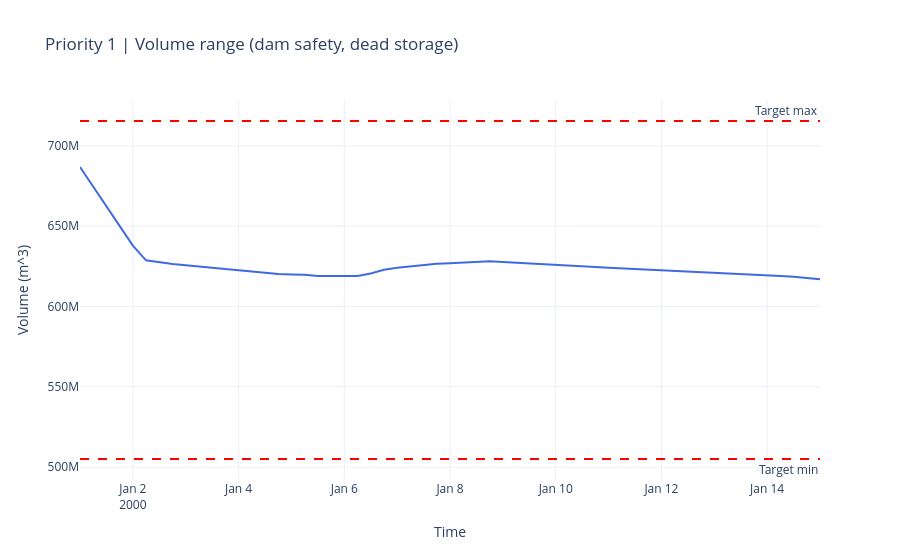
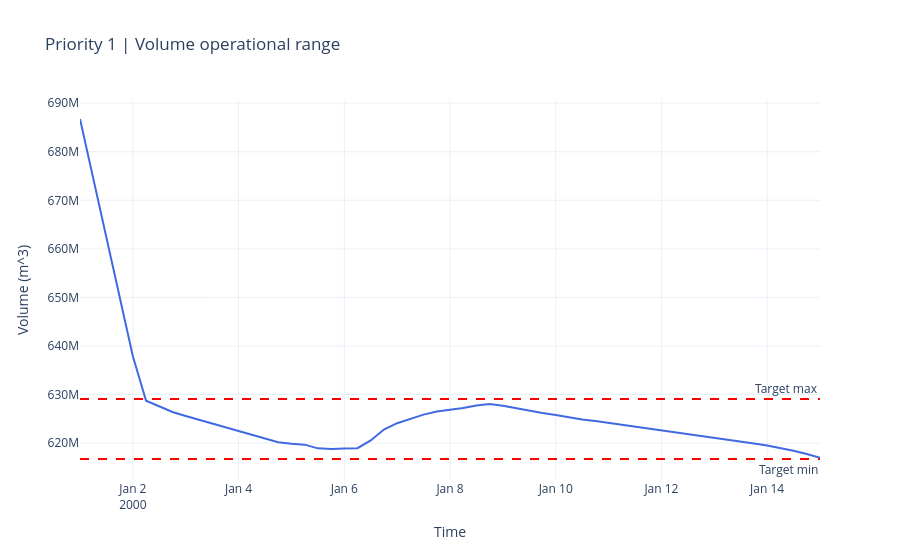
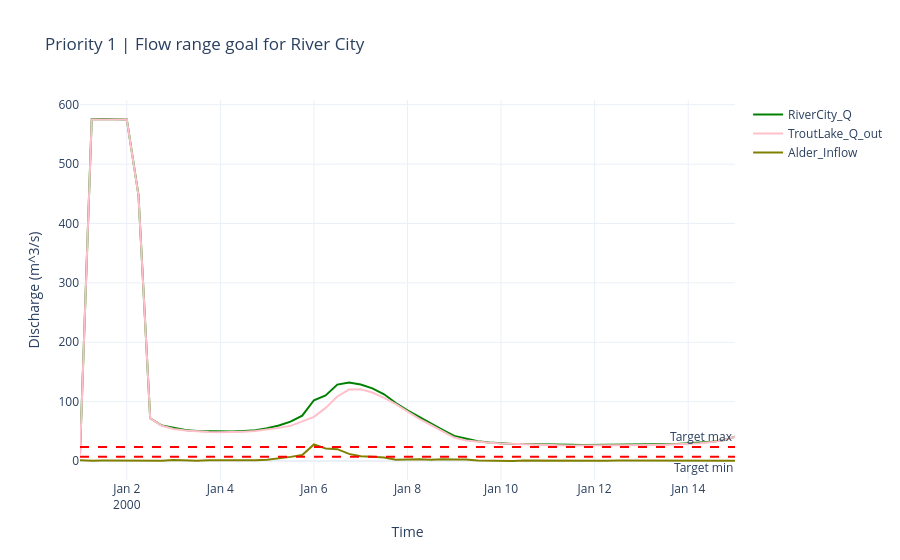
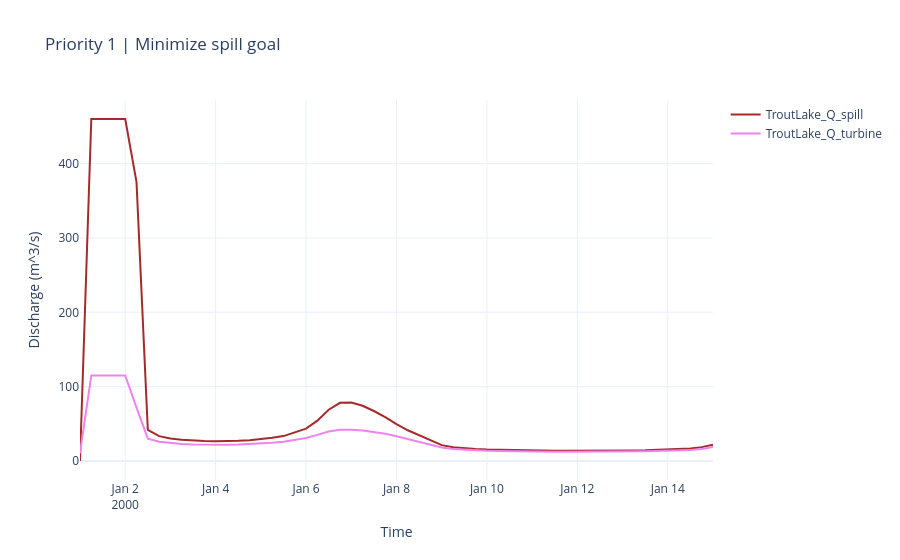

Notebook cell for these charts, in order:
### Markdown cell above
## Ergebnisse plotten (Plotly, alle Prioritäten)

Wir lesen das aktuellste `cached_results/*.json` aus dem Optimierungslauf und erzeugen für **jede** Priorität die passende Goal-Visualisierung. Die Figuren landen im Dictionary `figures` (Schlüssel = stabiler Dateiname-Stamm), damit die nächste Zelle sie als PNG/HTML exportieren kann.

### Code cell
import json
from collections import OrderedDict

import pandas as pd
import plotly.graph_objects as go


CACHE_DIR = CASE_OUTPUT / "cached_results"
cache_files = sorted(CACHE_DIR.glob("*.json"), key=lambda p: p.stat().st_mtime)
if not cache_files:
    raise FileNotFoundError(f"Keine cached_results-Datei gefunden in: {CACHE_DIR}")

cache_path = cache_files[-1]
cache_data = json.loads(cache_path.read_text(encoding="utf-8"))

intermediate_results = cache_data.get("intermediate_results", [])
if not intermediate_results:
    raise ValueError("cached_results enthält keine intermediate_results.")


def _unwrap_array(value):
    if isinstance(value, dict) and "data" in value:
        return value["data"]
    return value


io_datetimes = cache_data["prio_independent_data"]["io_datetimes"]
time_index = pd.to_datetime([item["value"] for item in io_datetimes])

base_goals = {
    int(goal["goal_id"]): goal
    for goal in cache_data["prio_independent_data"]["base_goals"]
}
plot_rows = [item["value"] for item in cache_data["plot_options"]["plot_config"]]

color_map = {
    "TroutLake_V":         "royalblue",
    "RiverCity_Q":         "green",
    "TroutLake_Q_out":     "pink",
    "Alder_Inflow":        "olive",
    "TroutLake_Q_spill":   "brown",
    "TroutLake_Q_turbine": "violet",
}


def _add_target(fig, name, target_series):
    if target_series is None:
        return
    values = _unwrap_array(target_series)
    if not values:
        return
    numeric = [float(v) for v in values]
    if all(abs(v - numeric[0]) < 1e-12 for v in numeric):
        fig.add_hline(
            y=numeric[0], line_dash="dash", line_color="red",
            annotation_text=name,
            annotation_position="top right" if "max" in name.lower() else "bottom right",
        )
    else:
        fig.add_trace(go.Scatter(
            x=time_index[: len(numeric)], y=numeric, mode="lines",
            name=name, line=dict(color="red", dash="dash"),
        ))


def _build_figures_for_priority(priority, snapshot):
    """Return an OrderedDict[stem -> Figure] for a single priority snapshot."""
    timeseries_data = {
        key: _unwrap_array(value)
        for key, value in snapshot.get("timeseries_data", {}).items()
    }
    figs = OrderedDict()
    for row in plot_rows:
        goal_id = int(row["id"])
        goal = base_goals.get(goal_id)
        if goal is None:
            continue

        main_var = goal.get("state")
        extra_vars = row.get("variables_style_2", [])
        variables = [main_var] + [v for v in extra_vars if v != main_var]

        fig = go.Figure()
        for var in variables:
            values = timeseries_data.get(var)
            if values is None:
                continue
            y = [float(v) for v in values]
            x = time_index[: len(y)]
            fig.add_trace(go.Scatter(
                x=x, y=y, mode="lines", name=var,
                line=dict(color=color_map.get(var, None)),
            ))

        _add_target(fig, "Target max", goal.get("target_max_series"))
        _add_target(fig, "Target min", goal.get("target_min_series"))

        subtitle = row.get("custom_title", f"Goal {goal_id}")
        title = f"Priority {priority} | {subtitle}"
        fig.update_layout(
            title=title, xaxis_title="Time",
            yaxis_title=str(row.get("y_axis_title", "Value")).replace("$", ""),
            template="plotly_white",
        )

        # Stable filename stem
        safe_state = str(main_var or "var").replace("/", "_").replace(" ", "_")
        figs[f"priority_{priority:02d}__goal_{goal_id:03d}__{safe_state}"] = fig
    return figs


available_priorities = sorted(int(item.get("priority")) for item in intermediate_results)
figures = OrderedDict()
for prio in available_priorities:
    snapshot = next(item for item in intermediate_results if int(item.get("priority")) == prio)
    figures.update(_build_figures_for_priority(prio, snapshot))

print(f"Cached results: {cache_path.name}")
print(f"Verfügbare Prioritäten: {available_priorities}")
print(f"Anzahl erzeugter Figuren: {len(figures)}")

# Inline anzeigen
for fig in figures.values():
    fig.show()
